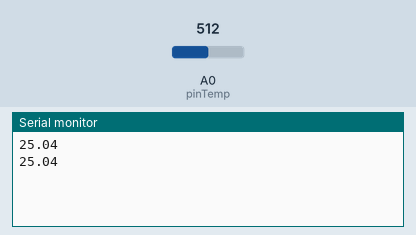
Bench run of a sketch on a simulated Arduino Uno, built with avr-gcc and run on an emulated ATmega328P. Parts: the last lines printed to the serial monitor. Inputs (shaded band) come from the test bench; at power-on: A0 (pinTemp) = 512.

Above: at 1.8 s.
1.9 s: A0 (pinTemp) set to 716
At 2.8 s:
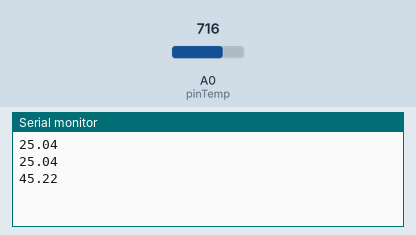
3.4 s: A0 (pinTemp) set to 900
At 4.4 s:
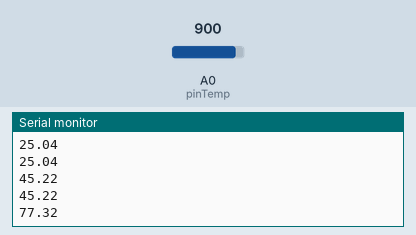
Timing chart, 0 to 6.4 s (numbered marks = the images above; inputs shaded):
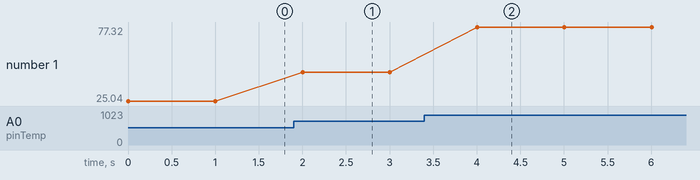

Measured:
- after the input at 1.9 s, the serial monitor: prints a new line after 0.10 s (image 1)
- after the input at 3.4 s, the serial monitor: prints a new line after 0.60 s (image 2)
- plotted number 1: 25.04 → 45.22 after the input at 1.9 s, 45.22 → 77.32 after the input at 3.4 s

The sketch:

Grove_Temperature_Sensor.ino
```cpp
// demo of Starter Kit V2.0 - Grove Temperature Sensor
//

const int pinTemp = A0;      // pin of temperature sensor

float temperature;
int B=3975;                  // B value of the thermistor
float resistance;

void setup()
{
    Serial.begin(9600);
}

void loop()
{
    int val = analogRead(pinTemp);                               // get analog value
    resistance=(float)(1023-val)*10000/val;                      // get resistance
    temperature=1/(log(resistance/10000)/B+1/298.15)-273.15;     // calc temperature
    Serial.println(temperature);

    delay(1000);          // delay 1s
}
```
